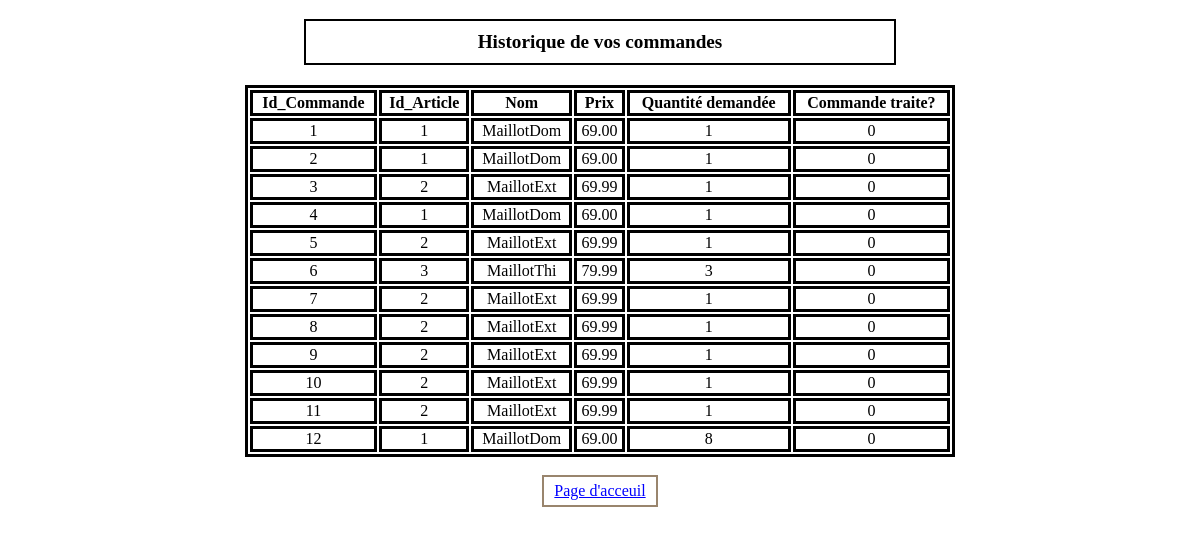
Page /historique.php (signed in) on the committed database.
### tables this page shows
CREATE TABLE `Commandes` (
  `id_commande` int(11) NOT NULL,
  `Id_art` int(11) DEFAULT NULL,
  `id_client` int(11) DEFAULT NULL,
  `quantite` int(11) DEFAULT NULL,
  `envoi` tinyint(1) DEFAULT '0'
);

CREATE TABLE `articles` (
  `Id_art` int(11) NOT NULL,
  `Nom` varchar(10) DEFAULT NULL,
  `quantités` int(2) DEFAULT NULL,
  `prix` decimal(4,2) DEFAULT NULL,
  `Image` varchar(27) DEFAULT NULL,
  `description` varchar(64) DEFAULT NULL,
  `ID_STRIPE` varchar(255) DEFAULT NULL
);

### historique.php (the view, shortened to what this page needs)
<!DOCTYPE html>
<html class="fondgen">
<head>
    <link rel="stylesheet" href="/Khalil/Styles/acceuil.css" type="text/css" media="screen" />
</head>
<body>
    <p class="p3">Historique de vos commandes</p>
    <?php
    function getBD()
    {
        $bdd = new PDO('mysql:host=localhost;dbname=Articles;charset=utf8', 'root', 'root');
        return $bdd;
    }
    $idClient = $_SESSION['Clients']["id_client"];
    $bdd = getBD();
    $sql = "SELECT Commandes.id_commande, Commandes.Id_art, articles.nom,
    articles.prix, Commandes.quantite, Commandes.envoi
    FROM Commandes
    INNER JOIN articles ON Commandes.Id_art = articles.Id_art
    WHERE Commandes.id_client = :id_client";
    $requete = $bdd->prepare($sql);
    $requete->bindValue(':id_client', $idClient, PDO::PARAM_INT);
    $requete->execute();
    echo '<table id="histo">
            <tr>
                <th>Id_Commande</th>
                <th>Id_Article</th>
                <th>Nom</th>
                <th>Prix</th>
                <th>Quantité demandée</th>
                <th>Commande traite?</th>
            </tr>';
    while ($ligne = $requete->fetch()) {
        echo '<tr>
                <td>' . $ligne['id_commande'] . '</td>
                <td>' . $ligne['Id_art'] . '</td>
                <td>' . $ligne['nom'] . '</td>
                <td>' . $ligne['prix'] . '</td>
                <td>' . $ligne['quantite'] . '</td>
                <td>' . $ligne['envoi'] . '</td>
            </tr>';
    }
    echo '</table></br>';
    ?>
<a href='/Khalil/index.php'>Page d'acceuil</a>
</body>
</html>

### Styles/acceuil.css (style rules this page uses)
* { text-align: center; }
.fondgen { background-image: url('/Khalil/Images/IMG_5320.jpg'); background-repeat: no-repeat; background-size: cover; background-position: 50% 18%; }
a { color: blue; text-decoration: underline; background-color: rgba(255, 255, 255, 0.75); border: 2px solid rgb(153, 133, 109); padding: 5px 10px; display: inline-block; transition: color 0.2s ease-in-out; }
.p3 { color: black; font-size: larger; font-weight: bold; background-color: rgba(255, 255, 255, 0.75); border: 2px solid black; padding: 10px; box-sizing: border-box; width: 50%; margin-left: auto; margin-right: auto; margin-bottom: 20px; }
td { border: 3px solid black; }
th { border: 3px solid black; }
#histo { Border: 3px solid black; background-color: rgba(255, 255, 255, 0.75); width: 60%; height: 240px; margin-left: auto; margin-right: auto; }

### rows in the picture
commandes: id_commande "1", Id_art "1", Id_art.Nom "MaillotDom", Id_art.prix "69.00", quantite "1", envoi "0"
commandes: id_commande "2", Id_art "1", Id_art.Nom "MaillotDom", Id_art.prix "69.00", quantite "1", envoi "0"
commandes: id_commande "3", Id_art "2", Id_art.Nom "MaillotExt", Id_art.prix "69.99", quantite "1", envoi "0"
commandes: id_commande "4", Id_art "1", Id_art.Nom "MaillotDom", Id_art.prix "69.00", quantite "1", envoi "0"
commandes: id_commande "5", Id_art "2", Id_art.Nom "MaillotExt", Id_art.prix "69.99", quantite "1", envoi "0"
commandes: id_commande "6", Id_art "3", Id_art.Nom "MaillotThi", Id_art.prix "79.99", quantite "3", envoi "0"
commandes: id_commande "7", Id_art "2", Id_art.Nom "MaillotExt", Id_art.prix "69.99", quantite "1", envoi "0"
commandes: id_commande "8", Id_art "2", Id_art.Nom "MaillotExt", Id_art.prix "69.99", quantite "1", envoi "0"
commandes: id_commande "9", Id_art "2", Id_art.Nom "MaillotExt", Id_art.prix "69.99", quantite "1", envoi "0"
commandes: id_commande "10", Id_art "2", Id_art.Nom "MaillotExt", Id_art.prix "69.99", quantite "1", envoi "0"
commandes: id_commande "11", Id_art "2", Id_art.Nom "MaillotExt", Id_art.prix "69.99", quantite "1", envoi "0"
commandes: id_commande "12", Id_art "1", Id_art.Nom "MaillotDom", Id_art.prix "69.00", quantite "8", envoi "0"
